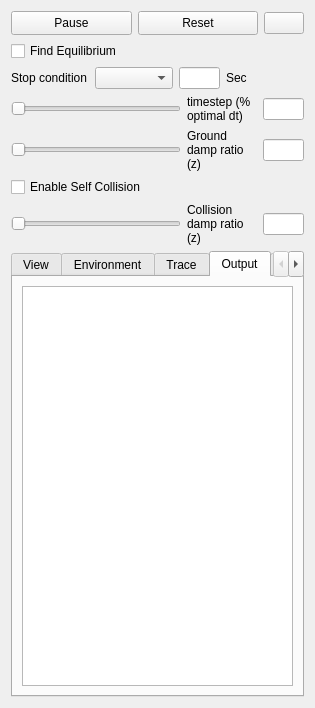
<?xml version="1.0" encoding="UTF-8"?>
<ui version="4.0">
 <class>PhysicsDialog</class>
 <widget class="QWidget" name="PhysicsDialog">
  <property name="geometry">
   <rect>
    <x>0</x>
    <y>0</y>
    <width>263</width>
    <height>708</height>
   </rect>
  </property>
  <property name="windowTitle">
   <string>Form</string>
  </property>
  <layout class="QVBoxLayout" name="verticalLayout_6">
   <item>
    <layout class="QHBoxLayout" name="horizontalLayout_6">
     <item>
      <widget class="QPushButton" name="PauseButton">
       <property name="minimumSize">
        <size>
         <width>0</width>
         <height>24</height>
        </size>
       </property>
       <property name="text">
        <string>Pause</string>
       </property>
      </widget>
     </item>
     <item>
      <widget class="QPushButton" name="ResetButton">
       <property name="minimumSize">
        <size>
         <width>0</width>
         <height>24</height>
        </size>
       </property>
       <property name="text">
        <string>Reset</string>
       </property>
      </widget>
     </item>
     <item>
      <widget class="QPushButton" name="RecordButton">
       <property name="sizePolicy">
        <sizepolicy hsizetype="Fixed" vsizetype="Fixed">
         <horstretch>0</horstretch>
         <verstretch>0</verstretch>
        </sizepolicy>
       </property>
       <property name="text">
        <string/>
       </property>
       <property name="icon">
        <iconset resource="VoxCad.qrc">
         <normaloff>:/Icons/Icons/Record.png</normaloff>:/Icons/Icons/Record.png</iconset>
       </property>
       <property name="checkable">
        <bool>true</bool>
       </property>
      </widget>
     </item>
    </layout>
   </item>
   <item>
    <layout class="QHBoxLayout" name="horizontalLayout_16">
     <item>
      <widget class="QCheckBox" name="UseEquilibriumCheck">
       <property name="toolTip">
        <string>Accelerates the simulation to find the equilibrium position quickly</string>
       </property>
       <property name="text">
        <string>Find Equilibrium</string>
       </property>
      </widget>
     </item>
    </layout>
   </item>
   <item>
    <layout class="QHBoxLayout" name="horizontalLayout_15">
     <item>
      <widget class="QLabel" name="label_11">
       <property name="sizePolicy">
        <sizepolicy hsizetype="Preferred" vsizetype="Preferred">
         <horstretch>0</horstretch>
         <verstretch>0</verstretch>
        </sizepolicy>
       </property>
       <property name="minimumSize">
        <size>
         <width>0</width>
         <height>0</height>
        </size>
       </property>
       <property name="maximumSize">
        <size>
         <width>80</width>
         <height>16777215</height>
        </size>
       </property>
       <property name="toolTip">
        <string>Percent of optimal timestep to run at. [0-1.0+]
Greater values speed up the simulation, but &gt;1.0
can be unstable.</string>
       </property>
       <property name="text">
        <string>Stop condition</string>
       </property>
       <property name="wordWrap">
        <bool>true</bool>
       </property>
      </widget>
     </item>
     <item>
      <widget class="QComboBox" name="StopSelectCombo">
       <property name="toolTip">
        <string>Sets a condition for auto-stopping the simulation</string>
       </property>
      </widget>
     </item>
     <item>
      <widget class="QLineEdit" name="StopValueEdit">
       <property name="enabled">
        <bool>true</bool>
       </property>
       <property name="sizePolicy">
        <sizepolicy hsizetype="Fixed" vsizetype="Fixed">
         <horstretch>0</horstretch>
         <verstretch>0</verstretch>
        </sizepolicy>
       </property>
       <property name="minimumSize">
        <size>
         <width>41</width>
         <height>0</height>
        </size>
       </property>
       <property name="maximumSize">
        <size>
         <width>41</width>
         <height>16777215</height>
        </size>
       </property>
       <property name="acceptDrops">
        <bool>false</bool>
       </property>
       <property name="toolTip">
        <string>The value of selected auto-stopping condition to trigger a stop.</string>
       </property>
      </widget>
     </item>
     <item>
      <widget class="QLabel" name="StopValueLabel">
       <property name="sizePolicy">
        <sizepolicy hsizetype="Preferred" vsizetype="Preferred">
         <horstretch>0</horstretch>
         <verstretch>0</verstretch>
        </sizepolicy>
       </property>
       <property name="minimumSize">
        <size>
         <width>0</width>
         <height>0</height>
        </size>
       </property>
       <property name="maximumSize">
        <size>
         <width>80</width>
         <height>16777215</height>
        </size>
       </property>
       <property name="toolTip">
        <string>Percent of optimal timestep to run at. [0-1.0+]
Greater values speed up the simulation, but &gt;1.0
can be unstable.</string>
       </property>
       <property name="text">
        <string>Sec</string>
       </property>
       <property name="wordWrap">
        <bool>true</bool>
       </property>
      </widget>
     </item>
    </layout>
   </item>
   <item>
    <layout class="QHBoxLayout" name="horizontalLayout_3">
     <item>
      <widget class="QSlider" name="dtSlider">
       <property name="sizePolicy">
        <sizepolicy hsizetype="Expanding" vsizetype="Fixed">
         <horstretch>0</horstretch>
         <verstretch>0</verstretch>
        </sizepolicy>
       </property>
       <property name="minimumSize">
        <size>
         <width>120</width>
         <height>0</height>
        </size>
       </property>
       <property name="toolTip">
        <string>Percent of optimal timestep to run at. [0-1.0+]
Greater values speed up the simulation, but &gt;1.0
can be unstable.</string>
       </property>
       <property name="maximum">
        <number>100</number>
       </property>
       <property name="singleStep">
        <number>1</number>
       </property>
       <property name="orientation">
        <enum>Qt::Horizontal</enum>
       </property>
      </widget>
     </item>
     <item>
      <widget class="QLabel" name="label">
       <property name="sizePolicy">
        <sizepolicy hsizetype="Preferred" vsizetype="Preferred">
         <horstretch>0</horstretch>
         <verstretch>0</verstretch>
        </sizepolicy>
       </property>
       <property name="minimumSize">
        <size>
         <width>70</width>
         <height>0</height>
        </size>
       </property>
       <property name="maximumSize">
        <size>
         <width>80</width>
         <height>16777215</height>
        </size>
       </property>
       <property name="toolTip">
        <string>Percent of optimal timestep to run at. [0-1.0+]
Greater values speed up the simulation, but &gt;1.0
can be unstable.</string>
       </property>
       <property name="text">
        <string>timestep (%  optimal dt)</string>
       </property>
       <property name="wordWrap">
        <bool>true</bool>
       </property>
      </widget>
     </item>
     <item>
      <widget class="QLineEdit" name="dtEdit">
       <property name="enabled">
        <bool>true</bool>
       </property>
       <property name="sizePolicy">
        <sizepolicy hsizetype="Fixed" vsizetype="Fixed">
         <horstretch>0</horstretch>
         <verstretch>0</verstretch>
        </sizepolicy>
       </property>
       <property name="minimumSize">
        <size>
         <width>41</width>
         <height>0</height>
        </size>
       </property>
       <property name="maximumSize">
        <size>
         <width>41</width>
         <height>16777215</height>
        </size>
       </property>
       <property name="acceptDrops">
        <bool>false</bool>
       </property>
       <property name="toolTip">
        <string>Percent of optimal timestep to run at. [0-1.0+]
Greater values speed up the simulation, but &gt;1.0
can be unstable.</string>
       </property>
      </widget>
     </item>
    </layout>
   </item>
   <item>
    <layout class="QHBoxLayout" name="horizontalLayout_9">
     <item>
      <widget class="QSlider" name="GNDDampSlider">
       <property name="sizePolicy">
        <sizepolicy hsizetype="Expanding" vsizetype="Fixed">
         <horstretch>0</horstretch>
         <verstretch>0</verstretch>
        </sizepolicy>
       </property>
       <property name="minimumSize">
        <size>
         <width>120</width>
         <height>0</height>
        </size>
       </property>
       <property name="toolTip">
        <string>Damping ratio relative to ground [0-0.1+].
0 represents a vacuum, larger values
represent a more viscous fluid environment.</string>
       </property>
       <property name="maximum">
        <number>100</number>
       </property>
       <property name="singleStep">
        <number>1</number>
       </property>
       <property name="orientation">
        <enum>Qt::Horizontal</enum>
       </property>
      </widget>
     </item>
     <item>
      <widget class="QLabel" name="label_9">
       <property name="minimumSize">
        <size>
         <width>70</width>
         <height>0</height>
        </size>
       </property>
       <property name="maximumSize">
        <size>
         <width>80</width>
         <height>16777215</height>
        </size>
       </property>
       <property name="toolTip">
        <string>Damping ratio relative to ground [0-0.1+].
0 represents a vacuum, larger values
represent a more viscous fluid environment.</string>
       </property>
       <property name="text">
        <string>Ground damp ratio (z)</string>
       </property>
       <property name="wordWrap">
        <bool>true</bool>
       </property>
       <property name="indent">
        <number>-2</number>
       </property>
      </widget>
     </item>
     <item>
      <widget class="QLineEdit" name="GNDDampEdit">
       <property name="enabled">
        <bool>true</bool>
       </property>
       <property name="sizePolicy">
        <sizepolicy hsizetype="Fixed" vsizetype="Fixed">
         <horstretch>0</horstretch>
         <verstretch>0</verstretch>
        </sizepolicy>
       </property>
       <property name="minimumSize">
        <size>
         <width>41</width>
         <height>0</height>
        </size>
       </property>
       <property name="maximumSize">
        <size>
         <width>41</width>
         <height>16777215</height>
        </size>
       </property>
       <property name="toolTip">
        <string>Damping ratio relative to ground [0-0.1+].
0 represents a vacuum, larger values
represent a more viscous fluid environment.</string>
       </property>
      </widget>
     </item>
    </layout>
   </item>
   <item>
    <widget class="QCheckBox" name="UseSelfColCheck">
     <property name="toolTip">
      <string>Prevents self penetration when enabled.</string>
     </property>
     <property name="text">
      <string>Enable Self Collision</string>
     </property>
    </widget>
   </item>
   <item>
    <layout class="QHBoxLayout" name="horizontalLayout_7">
     <item>
      <widget class="QSlider" name="ColDampSlider">
       <property name="sizePolicy">
        <sizepolicy hsizetype="Expanding" vsizetype="Fixed">
         <horstretch>0</horstretch>
         <verstretch>0</verstretch>
        </sizepolicy>
       </property>
       <property name="minimumSize">
        <size>
         <width>120</width>
         <height>0</height>
        </size>
       </property>
       <property name="toolTip">
        <string>Damping ratio of collisions [0-2+].
Low values make elastic (bouncy) collisions, higher values
make inelastic (dead) collisions. 1.0 is critically damped.</string>
       </property>
       <property name="maximum">
        <number>100</number>
       </property>
       <property name="singleStep">
        <number>1</number>
       </property>
       <property name="orientation">
        <enum>Qt::Horizontal</enum>
       </property>
      </widget>
     </item>
     <item>
      <widget class="QLabel" name="label_7">
       <property name="minimumSize">
        <size>
         <width>70</width>
         <height>0</height>
        </size>
       </property>
       <property name="maximumSize">
        <size>
         <width>70</width>
         <height>16777215</height>
        </size>
       </property>
       <property name="toolTip">
        <string>Damping ratio of collisions [0-2+].
Low values make elastic (bouncy) collisions, higher values
make inelastic (dead) collisions. 1.0 is critically damped.</string>
       </property>
       <property name="text">
        <string>Collision damp ratio (z)</string>
       </property>
       <property name="wordWrap">
        <bool>true</bool>
       </property>
       <property name="indent">
        <number>-2</number>
       </property>
      </widget>
     </item>
     <item>
      <widget class="QLineEdit" name="ColDampEdit">
       <property name="enabled">
        <bool>true</bool>
       </property>
       <property name="sizePolicy">
        <sizepolicy hsizetype="Fixed" vsizetype="Fixed">
         <horstretch>0</horstretch>
         <verstretch>0</verstretch>
        </sizepolicy>
       </property>
       <property name="minimumSize">
        <size>
         <width>41</width>
         <height>0</height>
        </size>
       </property>
       <property name="maximumSize">
        <size>
         <width>41</width>
         <height>16777215</height>
        </size>
       </property>
       <property name="toolTip">
        <string>Damping ratio of collisions [0-2+].
Low values make elastic (bouncy) collisions, higher values
make inelastic (dead) collisions. 1.0 is critically damped.</string>
       </property>
      </widget>
     </item>
    </layout>
   </item>
   <item>
    <widget class="QTabWidget" name="PhysTabWidget">
     <property name="toolTip">
      <string>Options</string>
     </property>
     <property name="tabPosition">
      <enum>QTabWidget::North</enum>
     </property>
     <property name="currentIndex">
      <number>3</number>
     </property>
     <widget class="QWidget" name="View">
      <attribute name="title">
       <string>View</string>
      </attribute>
      <layout class="QVBoxLayout" name="verticalLayout_11">
       <property name="spacing">
        <number>2</number>
       </property>
       <property name="topMargin">
        <number>3</number>
       </property>
       <property name="bottomMargin">
        <number>3</number>
       </property>
       <item>
        <widget class="QGroupBox" name="DisplayBox">
         <property name="title">
          <string>Display</string>
         </property>
         <layout class="QHBoxLayout" name="horizontalLayout_12">
          <property name="spacing">
           <number>2</number>
          </property>
          <property name="topMargin">
           <number>3</number>
          </property>
          <property name="bottomMargin">
           <number>3</number>
          </property>
          <item>
           <widget class="QRadioButton" name="DispDisableRadio">
            <property name="text">
             <string>Disable</string>
            </property>
           </widget>
          </item>
          <item>
           <widget class="QRadioButton" name="DispVoxelsRadio">
            <property name="text">
             <string>Voxels</string>
            </property>
           </widget>
          </item>
          <item>
           <widget class="QRadioButton" name="DispConnRadio">
            <property name="text">
             <string>Connections</string>
            </property>
           </widget>
          </item>
         </layout>
        </widget>
       </item>
       <item>
        <widget class="QGroupBox" name="ViewOptionsGroup">
         <property name="title">
          <string>View Options</string>
         </property>
         <layout class="QHBoxLayout" name="horizontalLayout_14">
          <property name="spacing">
           <number>2</number>
          </property>
          <property name="topMargin">
           <number>3</number>
          </property>
          <property name="bottomMargin">
           <number>3</number>
          </property>
          <item>
           <layout class="QVBoxLayout" name="verticalLayout_9">
            <item>
             <widget class="QRadioButton" name="ViewDiscreteRadio">
              <property name="text">
               <string>Discrete</string>
              </property>
             </widget>
            </item>
            <item>
             <widget class="QRadioButton" name="ViewDeformedRadio">
              <property name="text">
               <string>Deformed</string>
              </property>
             </widget>
            </item>
            <item>
             <widget class="QRadioButton" name="ViewSmoothRadio">
              <property name="text">
               <string>Smooth</string>
              </property>
             </widget>
            </item>
           </layout>
          </item>
          <item>
           <layout class="QVBoxLayout" name="verticalLayout_7">
            <item>
             <widget class="QCheckBox" name="ForcesCheck">
              <property name="toolTip">
               <string>Internal forces (currently disabled)</string>
              </property>
              <property name="text">
               <string>Forces</string>
              </property>
             </widget>
            </item>
            <item>
             <widget class="QCheckBox" name="LocalCoordCheck">
              <property name="toolTip">
               <string>Origin and axes of each voxel.</string>
              </property>
              <property name="text">
               <string>Local Coords</string>
              </property>
             </widget>
            </item>
           </layout>
          </item>
         </layout>
        </widget>
       </item>
       <item>
        <widget class="QGroupBox" name="ColorGroup">
         <property name="title">
          <string>Color</string>
         </property>
         <layout class="QHBoxLayout" name="horizontalLayout_11">
          <property name="spacing">
           <number>2</number>
          </property>
          <property name="topMargin">
           <number>4</number>
          </property>
          <property name="bottomMargin">
           <number>3</number>
          </property>
          <item>
           <layout class="QVBoxLayout" name="verticalLayout_10">
            <item>
             <widget class="QRadioButton" name="TypeRadio">
              <property name="toolTip">
               <string>Voxel type or evolved stiffness</string>
              </property>
              <property name="text">
               <string>Type/Evolved Stiffness</string>
              </property>
             </widget>
            </item>
            <item>
             <widget class="QRadioButton" name="KineticERadio">
              <property name="toolTip">
               <string>Internal material strain</string>
              </property>
              <property name="text">
               <string>Kinetic Energy</string>
              </property>
             </widget>
            </item>
            <item>
             <widget class="QRadioButton" name="DisplacementRadio">
              <property name="toolTip">
               <string>Distance from starting point of each voxel</string>
              </property>
              <property name="text">
               <string>Displacement</string>
              </property>
             </widget>
            </item>
            <item>
             <widget class="QRadioButton" name="GrowthRateRadio">
              <property name="toolTip">
               <string>Blue: shrinking tissue Red: expanding tissue</string>
              </property>
              <property name="text">
               <string>Growth rate</string>
              </property>
             </widget>
            </item>
            <item>
             <widget class="QRadioButton" name="StimulusRadio">
              <property name="toolTip">
               <string>Current stimulus from environmental sources</string>
              </property>
              <property name="text">
               <string>Stimulus</string>
              </property>
             </widget>
            </item>
            <item>
             <widget class="QRadioButton" name="StiffnessPlasticityRadio">
              <property name="toolTip">
               <string>Blue: stiffening Red: softening</string>
              </property>
              <property name="text">
               <string>Stiffness plasticity rate</string>
              </property>
             </widget>
            </item>            
           </layout>
          </item>
          <item>
           <layout class="QVBoxLayout" name="verticalLayout_8">
            <property name="spacing">
             <number>1</number>
            </property>
            <item>
             <widget class="QRadioButton" name="StrainERadio">
              <property name="toolTip">
               <string>Internal material strain</string>
              </property>
              <property name="text">
               <string>Strain Energy</string>
              </property>
             </widget>
            </item>
            <item>
             <widget class="QRadioButton" name="StressRadio">
              <property name="toolTip">
               <string>Internal material stress</string>
              </property>
              <property name="text">
               <string>Engineering
Stress</string>
              </property>
             </widget>
            </item>
            <item>
             <widget class="QRadioButton" name="StrainRadio">
              <property name="toolTip">
               <string>Internal material strain</string>
              </property>
              <property name="text">
               <string>Engineering
Strain</string>
              </property>
             </widget>
            </item>
            <item>
             <widget class="QRadioButton" name="PressureRadio">
              <property name="text">
               <string>Pressure</string>
              </property>
             </widget>
            </item>
           </layout>
          </item>
         </layout>
        </widget>
       </item>
       <item>
        <widget class="QCheckBox" name="CoMCheck">
         <property name="text">
          <string>Lock view to center of mass</string>
         </property>
        </widget>
       </item>
       <item>
        <widget class="QCheckBox" name="PlotSourcesRays">
         <property name="text">
          <string>Plot environmental sources rays</string>
         </property>
        </widget>
       </item>       
       <item>
        <spacer name="verticalSpacer_2">
         <property name="orientation">
          <enum>Qt::Vertical</enum>
         </property>
         <property name="sizeHint" stdset="0">
          <size>
           <width>20</width>
           <height>40</height>
          </size>
         </property>
        </spacer>
       </item>
      </layout>
     </widget>
     <widget class="QWidget" name="Environment">
      <attribute name="title">
       <string>Environment</string>
      </attribute>
      <layout class="QVBoxLayout" name="verticalLayout_5">
       <property name="spacing">
        <number>2</number>
       </property>
       <property name="topMargin">
        <number>3</number>
       </property>
       <property name="bottomMargin">
        <number>3</number>
       </property>
       <item>
        <widget class="QCheckBox" name="UseTempCheck">
         <property name="toolTip">
          <string>Enables temperature changes.
Affects the size of each voxel according to its CTE.</string>
         </property>
         <property name="text">
          <string>Enable Temperature</string>
         </property>
        </widget>
       </item>
       <item>
        <layout class="QHBoxLayout" name="horizontalLayout_4">
         <item>
          <widget class="QSlider" name="TempSlider">
           <property name="toolTip">
            <string>Current environment temperature.
Base (no expansion) is 25°.</string>
           </property>
           <property name="maximum">
            <number>100</number>
           </property>
           <property name="singleStep">
            <number>1</number>
           </property>
           <property name="orientation">
            <enum>Qt::Horizontal</enum>
           </property>
          </widget>
         </item>
         <item>
          <widget class="QLabel" name="label_5">
           <property name="text">
            <string>Temp (°C)</string>
           </property>
          </widget>
         </item>
         <item>
          <widget class="QLineEdit" name="TempEdit">
           <property name="enabled">
            <bool>true</bool>
           </property>
           <property name="sizePolicy">
            <sizepolicy hsizetype="Fixed" vsizetype="Fixed">
             <horstretch>0</horstretch>
             <verstretch>0</verstretch>
            </sizepolicy>
           </property>
           <property name="minimumSize">
            <size>
             <width>41</width>
             <height>0</height>
            </size>
           </property>
           <property name="maximumSize">
            <size>
             <width>41</width>
             <height>16777215</height>
            </size>
           </property>
          </widget>
         </item>
        </layout>
       </item>
       <item>
        <widget class="QCheckBox" name="VaryTempCheck">
         <property name="toolTip">
          <string>Periodically varies the environment temperature when enabled.</string>
         </property>
         <property name="text">
          <string>Vary Temperature</string>
         </property>
        </widget>
       </item>
       <item>
        <layout class="QHBoxLayout" name="horizontalLayout_8">
         <item>
          <widget class="QSlider" name="TempPerSlider">
           <property name="toolTip">
            <string>Period of temperature variation in environment.</string>
           </property>
           <property name="maximum">
            <number>100</number>
           </property>
           <property name="singleStep">
            <number>1</number>
           </property>
           <property name="orientation">
            <enum>Qt::Horizontal</enum>
           </property>
          </widget>
         </item>
         <item>
          <widget class="QLabel" name="label_8">
           <property name="text">
            <string>Period (sec)</string>
           </property>
          </widget>
         </item>
         <item>
          <widget class="QLineEdit" name="TempPerEdit">
           <property name="enabled">
            <bool>true</bool>
           </property>
           <property name="sizePolicy">
            <sizepolicy hsizetype="Fixed" vsizetype="Fixed">
             <horstretch>0</horstretch>
             <verstretch>0</verstretch>
            </sizepolicy>
           </property>
           <property name="minimumSize">
            <size>
             <width>41</width>
             <height>0</height>
            </size>
           </property>
           <property name="maximumSize">
            <size>
             <width>41</width>
             <height>16777215</height>
            </size>
           </property>
          </widget>
         </item>
        </layout>
       </item>
       <item>
        <widget class="QCheckBox" name="UseGravCheck">
         <property name="toolTip">
          <string>Enables gravitational acceleration.</string>
         </property>
         <property name="text">
          <string>Enable Gravity</string>
         </property>
        </widget>
       </item>
       <item>
        <layout class="QHBoxLayout" name="horizontalLayout_5">
         <item>
          <widget class="QSlider" name="GravSlider">
           <property name="toolTip">
            <string>Gravitational acceleration (9.81 for earth).</string>
           </property>
           <property name="maximum">
            <number>100</number>
           </property>
           <property name="singleStep">
            <number>1</number>
           </property>
           <property name="orientation">
            <enum>Qt::Horizontal</enum>
           </property>
          </widget>
         </item>
         <item>
          <widget class="QLabel" name="label_6">
           <property name="text">
            <string>Grav (m/s²)</string>
           </property>
          </widget>
         </item>
         <item>
          <widget class="QLineEdit" name="GravEdit">
           <property name="enabled">
            <bool>true</bool>
           </property>
           <property name="sizePolicy">
            <sizepolicy hsizetype="Fixed" vsizetype="Fixed">
             <horstretch>0</horstretch>
             <verstretch>0</verstretch>
            </sizepolicy>
           </property>
           <property name="minimumSize">
            <size>
             <width>41</width>
             <height>0</height>
            </size>
           </property>
           <property name="maximumSize">
            <size>
             <width>41</width>
             <height>16777215</height>
            </size>
           </property>
          </widget>
         </item>
        </layout>
       </item>
       <item>
        <widget class="QCheckBox" name="UseFloorCheck">
         <property name="toolTip">
          <string>Enables a flat floor.</string>
         </property>
         <property name="text">
          <string>Enable Floor</string>
         </property>
        </widget>
       </item>
       <item>
        <spacer name="verticalSpacer">
         <property name="orientation">
          <enum>Qt::Vertical</enum>
         </property>
         <property name="sizeHint" stdset="0">
          <size>
           <width>20</width>
           <height>191</height>
          </size>
         </property>
        </spacer>
       </item>
      </layout>
     </widget>
     <widget class="QWidget" name="Trace">
      <attribute name="title">
       <string>Trace</string>
      </attribute>
      <layout class="QVBoxLayout" name="verticalLayout_3">
       <item>
        <layout class="QHBoxLayout" name="horizontalLayout_2">
         <item>
          <layout class="QVBoxLayout" name="verticalLayout_2">
           <item>
            <widget class="QComboBox" name="VariableCombo"/>
           </item>
           <item>
            <widget class="QLabel" name="label_2">
             <property name="text">
              <string>Plot Variable</string>
             </property>
            </widget>
           </item>
          </layout>
         </item>
         <item>
          <layout class="QVBoxLayout" name="verticalLayout">
           <item>
            <widget class="QComboBox" name="DirectionCombo"/>
           </item>
           <item>
            <widget class="QLabel" name="label_3">
             <property name="text">
              <string>Plot Direction</string>
             </property>
            </widget>
           </item>
          </layout>
         </item>
        </layout>
       </item>
       <item>
        <layout class="QHBoxLayout" name="horizontalLayout_10">
         <item>
          <spacer name="horizontalSpacer">
           <property name="orientation">
            <enum>Qt::Horizontal</enum>
           </property>
           <property name="sizeHint" stdset="0">
            <size>
             <width>40</width>
             <height>20</height>
            </size>
           </property>
          </spacer>
         </item>
         <item>
          <widget class="QCheckBox" name="LogEachCheck">
           <property name="text">
            <string>Log Every</string>
           </property>
          </widget>
         </item>
         <item>
          <widget class="QPushButton" name="SaveDataButton">
           <property name="text">
            <string>Save Data</string>
           </property>
          </widget>
         </item>
        </layout>
       </item>
      </layout>
     </widget>
     <widget class="QWidget" name="Output">
      <attribute name="title">
       <string>Output</string>
      </attribute>
      <layout class="QVBoxLayout" name="verticalLayout_4">
       <item>
        <widget class="QTextEdit" name="OutText"/>
       </item>
      </layout>
     </widget>
     <widget class="QWidget" name="Other">
      <attribute name="title">
       <string>Other</string>
      </attribute>
      <layout class="QVBoxLayout" name="verticalLayout_12">
       <property name="spacing">
        <number>1</number>
       </property>
       <property name="leftMargin">
        <number>6</number>
       </property>
       <property name="topMargin">
        <number>3</number>
       </property>
       <property name="rightMargin">
        <number>6</number>
       </property>
       <property name="bottomMargin">
        <number>3</number>
       </property>
       <item>
        <layout class="QHBoxLayout" name="horizontalLayout">
         <item>
          <widget class="QSlider" name="BondDampSlider">
           <property name="sizePolicy">
            <sizepolicy hsizetype="Expanding" vsizetype="Fixed">
             <horstretch>0</horstretch>
             <verstretch>0</verstretch>
            </sizepolicy>
           </property>
           <property name="minimumSize">
            <size>
             <width>80</width>
             <height>0</height>
            </size>
           </property>
           <property name="toolTip">
            <string>Bulk material damping. [0-1.0]
Small values are more jiggly. 0.0 represents no damping
and is unstable, 1.0 is critical damping.</string>
           </property>
           <property name="maximum">
            <number>100</number>
           </property>
           <property name="singleStep">
            <number>1</number>
           </property>
           <property name="orientation">
            <enum>Qt::Horizontal</enum>
           </property>
          </widget>
         </item>
         <item>
          <widget class="QLabel" name="label_4">
           <property name="minimumSize">
            <size>
             <width>50</width>
             <height>0</height>
            </size>
           </property>
           <property name="maximumSize">
            <size>
             <width>50</width>
             <height>16777215</height>
            </size>
           </property>
           <property name="toolTip">
            <string>Bulk material damping. [0-1.0]
Small values are more jiggly. 0.0 represents no damping
and is unstable, 1.0 is critical damping.</string>
           </property>
           <property name="text">
            <string>Bulk damp ratio (z)</string>
           </property>
           <property name="wordWrap">
            <bool>true</bool>
           </property>
           <property name="indent">
            <number>-2</number>
           </property>
          </widget>
         </item>
         <item>
          <widget class="QLineEdit" name="BondDampEdit">
           <property name="enabled">
            <bool>true</bool>
           </property>
           <property name="sizePolicy">
            <sizepolicy hsizetype="Fixed" vsizetype="Fixed">
             <horstretch>0</horstretch>
             <verstretch>0</verstretch>
            </sizepolicy>
           </property>
           <property name="minimumSize">
            <size>
             <width>41</width>
             <height>0</height>
            </size>
           </property>
           <property name="maximumSize">
            <size>
             <width>41</width>
             <height>16777215</height>
            </size>
           </property>
           <property name="toolTip">
            <string>Bulk material damping. [0-1.0]
Small values are more jiggly. 0.0 represents no damping
and is unstable, 1.0 is critical damping.</string>
           </property>
          </widget>
         </item>
        </layout>
       </item>
       <item>
        <widget class="QCheckBox" name="UseMaxVelLimitCheck">
         <property name="toolTip">
          <string>Enforces a maximum velocity when enabled (rarely used).
Useful for highly unstable scenarios.</string>
         </property>
         <property name="text">
          <string>Enable Velocity Limit</string>
         </property>
        </widget>
       </item>
       <item>
        <layout class="QHBoxLayout" name="horizontalLayout_13">
         <item>
          <widget class="QSlider" name="MaxVelLimitSlider">
           <property name="sizePolicy">
            <sizepolicy hsizetype="Expanding" vsizetype="Fixed">
             <horstretch>0</horstretch>
             <verstretch>0</verstretch>
            </sizepolicy>
           </property>
           <property name="minimumSize">
            <size>
             <width>120</width>
             <height>0</height>
            </size>
           </property>
           <property name="toolTip">
            <string>Maximum voxel velocity.</string>
           </property>
           <property name="maximum">
            <number>100</number>
           </property>
           <property name="singleStep">
            <number>1</number>
           </property>
           <property name="orientation">
            <enum>Qt::Horizontal</enum>
           </property>
          </widget>
         </item>
         <item>
          <widget class="QLabel" name="label_10">
           <property name="minimumSize">
            <size>
             <width>70</width>
             <height>0</height>
            </size>
           </property>
           <property name="maximumSize">
            <size>
             <width>70</width>
             <height>16777215</height>
            </size>
           </property>
           <property name="text">
            <string>Maximum Voxel Velocity</string>
           </property>
           <property name="wordWrap">
            <bool>true</bool>
           </property>
           <property name="indent">
            <number>-2</number>
           </property>
          </widget>
         </item>
        </layout>
       </item>
       <item>
        <widget class="QCheckBox" name="UseVolumeEffectsCheck">
         <property name="text">
          <string>Enable Volume Effects</string>
         </property>
        </widget>
       </item>
       <item>
        <spacer name="verticalSpacer_3">
         <property name="orientation">
          <enum>Qt::Vertical</enum>
         </property>
         <property name="sizeHint" stdset="0">
          <size>
           <width>20</width>
           <height>363</height>
          </size>
         </property>
        </spacer>
       </item>
      </layout>
     </widget>
    </widget>
   </item>
  </layout>
 </widget>
 <resources>
  <include location="VoxCad.qrc"/>
 </resources>
 <connections/>
</ui>
